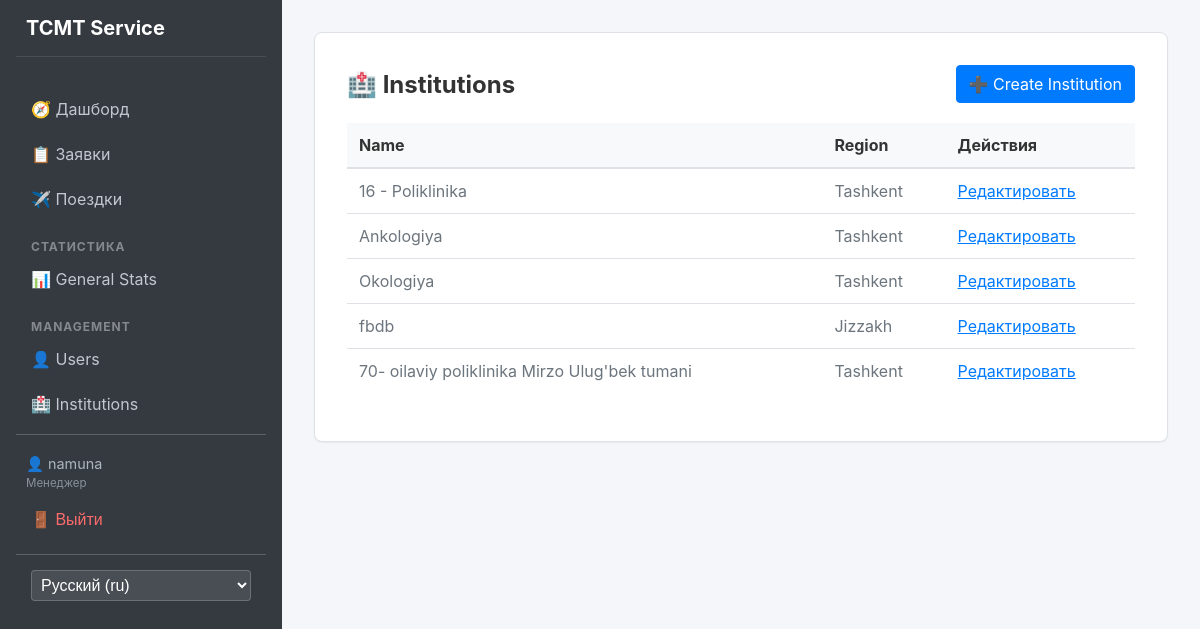
The app's page /core/institutions/ (signed in) with its own data.
### apps/users/models.py (models this page shows, shortened)
class User(AbstractUser):
    class Role(models.TextChoices):
        ADMIN = 'admin', 'Администратор'
        MANAGER = 'manager', 'Менеджер'
        USER = 'user', 'Пользователь'
    full_name = models.CharField(max_length=255)
    passport = models.CharField(max_length=20)
    role = models.CharField(
        max_length=20,
        choices=Role.choices,
        default=Role.USER
    )

### apps/core/models.py (models this page shows, shortened)
class Institution(models.Model):
    name = models.CharField(max_length=255)
    region = models.ForeignKey(Region, on_delete=models.CASCADE)

class Region(models.Model):
    name = models.CharField(max_length=100)

### apps/core/views.py (the view)
# urls.py: path('institutions/', views.InstitutionListView.as_view(), name='institution_list'),
class InstitutionListView(LoginRequiredMixin, StaffRequiredMixin, ListView):
    model = Institution
    template_name = 'core/institution_list.html'
    context_object_name = 'institutions'

### apps/core/views.py (called while the page is built)
    def dispatch(self, request, *args, **kwargs):
        if not request.user.is_authenticated or request.user.role not in [User.Role.ADMIN, User.Role.MANAGER]:
            raise PermissionDenied
        return super().dispatch(request, *args, **kwargs)

### templates/core/institution_list.html
{% extends 'base.html' %}
{% load i18n %}
{% block content %}
<div class="glass-container">
    <div style="display: flex; justify-content: space-between; align-items: center; margin-bottom: 20px;">
        <h2 style="color: white; margin: 0;">🏥 {% trans "Institutions" %}</h2>
        <a href="{% url 'core:institution_create' %}" class="btn-primary">➕ {% trans "Create Institution" %}</a>
    </div>
    <table>
        <thead>
            <tr>
                <th>{% trans "Name" %}</th>
                <th>{% trans "Region" %}</th>
                <th>{% trans "Actions" %}</th>
            </tr>
        </thead>
        <tbody>
            {% for inst in institutions %}
            <tr>
                <td>{{ inst.name }}</td>
                <td>{{ inst.region.name }}</td>
                <td>
                    <a href="{% url 'core:institution_update' inst.pk %}" style="color: #007bff;">{% trans "Edit" %}</a>
                </td>
            </tr>
            {% empty %}
            <tr>
                <td colspan="3" style="text-align: center; color: rgba(255,255,255,0.5);">{% trans "No institutions found" %}</td>
            </tr>
            {% endfor %}
        </tbody>
    </table>
</div>
{% endblock %}

### templates/base.html (shortened to what this page needs)
<!DOCTYPE html>
<html lang="ru">
<head>
    {% load static %}
    {% load i18n %}
    <link rel="stylesheet" href="{% static 'css/style.css' %}">
</head>
<body>
    <div class="app-container">
        {% if user.is_authenticated %}
        <aside class="sidebar">
            <h2 style="color: white !important; border-bottom: 1px solid rgba(255,255,255,0.1);">TCMT Service</h2>
            <nav>
                <a href="{% url 'index' %}">🧭 {% trans "Dashboard" %}</a>
                <a href="{% url 'requests:list' %}">📋 {% trans "Requests" %}</a>
                <a href="{% url 'trips:list' %}">✈️ {% trans "Trips" %}</a>
                <div class="menu-divider">{% trans "Statistics" %}</div>
                <a href="{% url 'stats' %}">📊 {% trans "General Stats" %}</a>
                {% if user.role == 'admin' or user.role == 'manager' %}
                <div class="menu-divider">{% trans "Management" %}</div>
                <a href="{% url 'users:list' %}">👤 {% trans "Users" %}</a>
                <a href="{% url 'core:institution_list' %}">🏥 {% trans "Institutions" %}</a>
                {% endif %}
                <hr style="border-color: rgba(255,255,255,0.2); margin: 10px 0;">
                <div style="padding: 10px; font-size: 0.9em; color: #adb5bd;">
                    👤 {{ user.username }} <br>
                    <span style="font-size: 0.8em; opacity: 0.7;">{{ user.get_role_display }}</span>
                </div>
                <form action="{% url 'users:logout' %}" method="post" style="padding: 0; margin: 0;">
                    <button type="submit"
                        style="background: none; border: none; color: #ff6b6b; cursor: pointer; padding: 10px 15px; width: 100%; text-align: left; font-size: 1rem;">🚪
                        {% trans "Logout" %}</button>
                </form>
                <hr style="border-color: rgba(255,255,255,0.2); margin: 15px 0;">
                <form action="{% url 'set_language' %}" method="post" style="padding: 0 15px;">
                    <select name="language" onchange="this.form.submit()"
                        style="width: 100%; padding: 5px; background: rgba(255,255,255,0.1); color: white; border: 1px solid rgba(255,255,255,0.2); border-radius: 4px;">
                        {% get_current_language as LANGUAGE_CODE %}
                        {% get_available_languages as LANGUAGES %}
                        {% get_language_info_list for LANGUAGES as languages %}
                        {% for language in languages %}
                        <option value="{{ language.code }}" {% if language.code == LANGUAGE_CODE %} selected{% endif %}>
                            {{ language.name_local }} ({{ language.code }})
                        </option>
                        {% endfor %}
                    </select>
                </form>
            </nav>
        </aside>
        {% endif %}
        <main class="main-content">
            {% block content %}
            {% endblock %}
        </main>
    </div>
</body>
</html>

### static/css/style.css (style rules this page uses)
:root { --bg-body: #f4f6f9; --bg-card: #ffffff; --bg-sidebar: #343a40; --text-primary: #333333; --text-secondary: #6c757d; --text-white: #ffffff; --border-color: #dee2e6; --primary-color: #007bff; --primary-hover: #0056b3; --shadow-sm: 0 1px 2px rgba(0, 0, 0, 0.05); --shadow-md: 0 4px 6px rgba(0, 0, 0, 0.1); }
body { margin: 0; font-family: -apple-system, BlinkMacSystemFont, "Segoe UI", Roboto, "Helvetica Neue", Arial, sans-serif; background-color: var(--bg-body); color: var(--text-primary); min-height: 100vh; }
.app-container { display: flex; min-height: 100vh; }
.sidebar { width: 250px; background-color: var(--bg-sidebar); color: var(--text-white); display: flex; flex-direction: column; padding: 1rem; }
.sidebar h2 { font-size: 1.25rem; margin-bottom: 2rem; padding-left: 10px; border-bottom: 1px solid rgba(255, 255, 255, 0.1); padding-bottom: 1rem; }
.sidebar nav a { display: block; color: #c2c7d0; text-decoration: none; padding: 10px 15px; margin-bottom: 5px; border-radius: 4px; transition: all 0.2s; }
.menu-divider { padding: 15px 15px 5px; font-size: 0.75rem; text-transform: uppercase; letter-spacing: 1px; color: rgba(255, 255, 255, 0.4); font-weight: bold; }
.main-content { flex: 1; padding: 2rem; overflow-y: auto; }
.glass-container { background: var(--bg-card); border-radius: 8px; box-shadow: var(--shadow-sm); border: 1px solid var(--border-color); padding: 2rem; backdrop-filter: none; -webkit-backdrop-filter: none; }
input, select, textarea { width: 100%; padding: 0.375rem 0.75rem; font-size: 1rem; line-height: 1.5; color: #495057; background-color: #fff; background-clip: padding-box; border: 1px solid #ced4da; border-radius: 0.25rem; transition: border-color .15s ease-in-out, box-shadow .15s ease-in-out; box-sizing: border-box; margin-bottom: 1rem; }
button.btn-primary, .btn-primary { display: inline-block; font-weight: 400; text-align: center; vertical-align: middle; cursor: pointer; background-color: var(--primary-color); border: 1px solid var(--primary-color); padding: 0.375rem 0.75rem; font-size: 1rem; line-height: 1.5; border-radius: 0.25rem; color: #fff !important; transition: color .15s ease-in-out, background-color .15s ease-in-out; text-decoration: none; }
table { width: 100%; border-collapse: collapse; background-color: #fff; margin-bottom: 1rem; }
th { background-color: #f8f9fa; color: var(--text-primary); border-bottom: 2px solid var(--border-color); padding: 0.75rem; text-align: left; }
td { padding: 0.75rem; vertical-align: top; border-top: 1px solid var(--border-color); color: var(--text-secondary); }
table a { color: var(--primary-color) !important; }
h1, h2, h3, h4 { margin-top: 0; color: var(--text-primary) !important; }
hr { border: 0; border-top: 1px solid var(--border-color); }

### records on screen
User: username "namuna", role "Менеджер"
Institution: name "16 - Poliklinika", region.name "Tashkent"
Institution: name "Ankologiya", region.name "Tashkent"
Institution: name "Okologiya", region.name "Tashkent"
Institution: name "fbdb", region.name "Jizzakh"
Institution: name "70- oilaviy poliklinika Mirzo Ulug'bek tumani", region.name "Tashkent"

### other values on screen
form field language "Русский (ru)"
